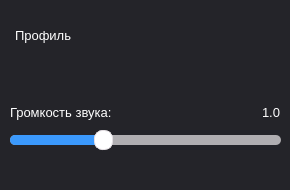
<?xml version="1.0" encoding="UTF-8"?>
<ui version="4.0">
 <class>Frame</class>
 <widget class="QFrame" name="Frame">
  <property name="geometry">
   <rect>
    <x>0</x>
    <y>0</y>
    <width>290</width>
    <height>190</height>
   </rect>
  </property>
  <property name="sizePolicy">
   <sizepolicy hsizetype="Preferred" vsizetype="Preferred">
    <horstretch>0</horstretch>
    <verstretch>0</verstretch>
   </sizepolicy>
  </property>
  <property name="minimumSize">
   <size>
    <width>290</width>
    <height>190</height>
   </size>
  </property>
  <property name="maximumSize">
   <size>
    <width>290</width>
    <height>190</height>
   </size>
  </property>
  <property name="windowTitle">
   <string>Frame</string>
  </property>
  <property name="styleSheet">
   <string notr="true">QFrame {
background-color: #242429; /* Тёмно-серый фон */
border-radius: 20px;
}</string>
  </property>
  <widget class="QPushButton" name="ProfileButton">
   <property name="geometry">
    <rect>
     <x>10</x>
     <y>20</y>
     <width>271</width>
     <height>31</height>
    </rect>
   </property>
   <property name="font">
    <font>
     <pointsize>10</pointsize>
    </font>
   </property>
   <property name="cursor">
    <cursorShape>PointingHandCursor</cursorShape>
   </property>
   <property name="styleSheet">
    <string notr="true">QPushButton {
	border-radius: 5%;
	color: white;
	padding: 5px;
	text-align: left;
}
QPushButton:hover {
	background-color: rgba(229, 229, 229, 55);
}</string>
   </property>
   <property name="text">
    <string>Профиль</string>
   </property>
  </widget>
  <widget class="QWidget" name="layoutWidget_2">
   <property name="geometry">
    <rect>
     <x>10</x>
     <y>100</y>
     <width>271</width>
     <height>25</height>
    </rect>
   </property>
   <layout class="QHBoxLayout" name="LabelLayout">
    <item>
     <widget class="QLabel" name="NameLabel">
      <property name="sizePolicy">
       <sizepolicy hsizetype="Fixed" vsizetype="Fixed">
        <horstretch>0</horstretch>
        <verstretch>0</verstretch>
       </sizepolicy>
      </property>
      <property name="font">
       <font>
        <pointsize>10</pointsize>
       </font>
      </property>
      <property name="styleSheet">
       <string notr="true">color: white;</string>
      </property>
      <property name="text">
       <string>Громкость звука:</string>
      </property>
     </widget>
    </item>
    <item alignment="Qt::AlignRight">
     <widget class="QLabel" name="HeadphonesVolume">
      <property name="sizePolicy">
       <sizepolicy hsizetype="Fixed" vsizetype="Preferred">
        <horstretch>0</horstretch>
        <verstretch>0</verstretch>
       </sizepolicy>
      </property>
      <property name="font">
       <font>
        <pointsize>10</pointsize>
       </font>
      </property>
      <property name="styleSheet">
       <string notr="true">color: white;</string>
      </property>
      <property name="text">
       <string>1.0</string>
      </property>
     </widget>
    </item>
   </layout>
  </widget>
  <widget class="QSlider" name="SliderVoice">
   <property name="geometry">
    <rect>
     <x>10</x>
     <y>130</y>
     <width>271</width>
     <height>21</height>
    </rect>
   </property>
   <property name="font">
    <font>
     <pointsize>16</pointsize>
    </font>
   </property>
   <property name="cursor">
    <cursorShape>SplitHCursor</cursorShape>
   </property>
   <property name="styleSheet">
    <string notr="true">QSlider{
                background-color:None;
            }
            QSlider::groove:horizontal {  
                height: 10px;
                margin: 0px;
                border-radius: 5px;
                background: #B0AEB1;
            }
            QSlider::handle:horizontal {
                background: #fff;
                border: 1px solid #E3DEE2;
                width: 17px;
                margin: -5px 0; 
                border-radius: 8px;
            }
            QSlider::sub-page:qlineargradient {
                background: #3B99FC;
                border-radius: 5px;
            }</string>
   </property>
   <property name="maximum">
    <number>30</number>
   </property>
   <property name="value">
    <number>10</number>
   </property>
   <property name="orientation">
    <enum>Qt::Horizontal</enum>
   </property>
  </widget>
 </widget>
 <resources/>
 <connections/>
</ui>
